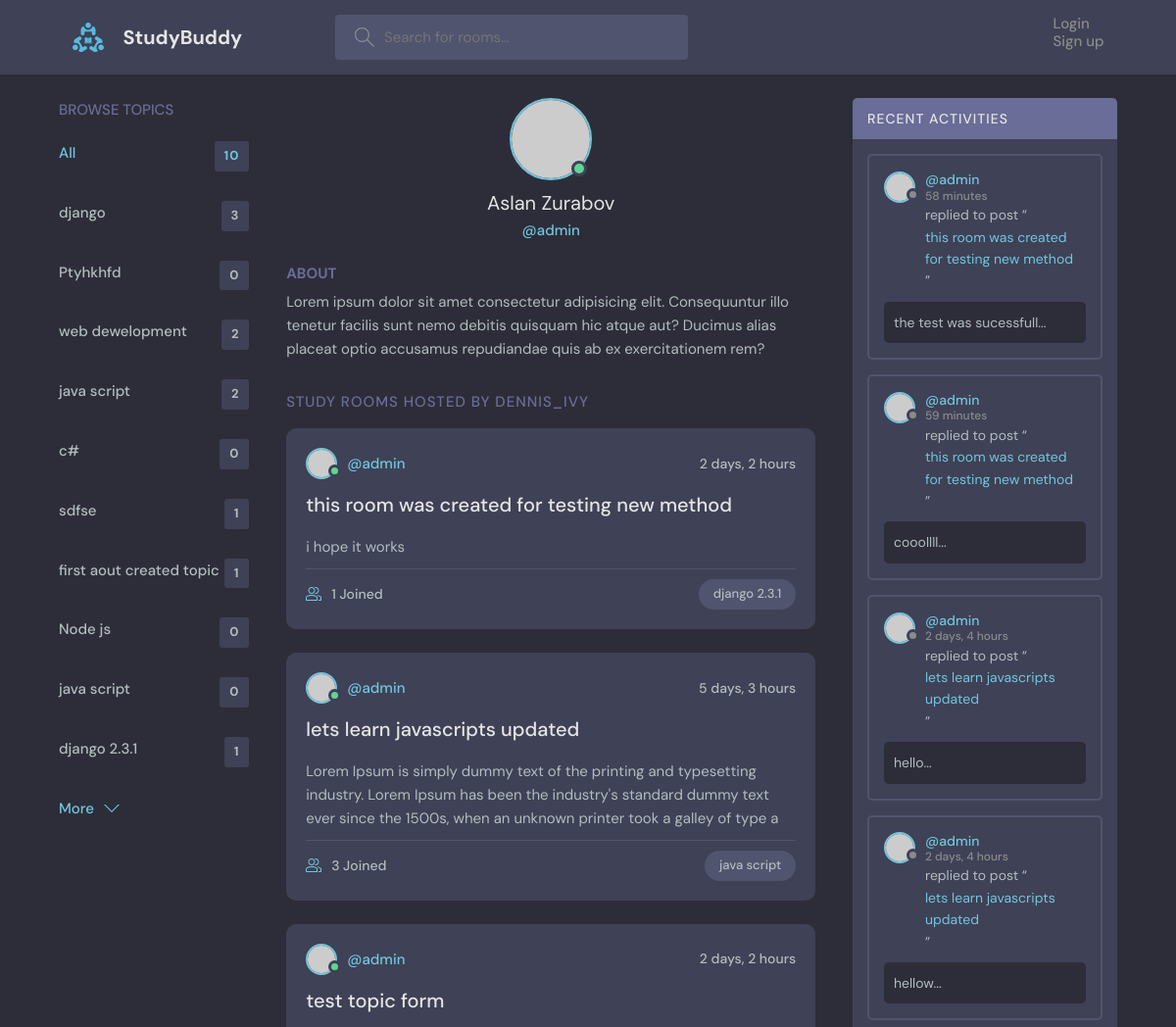
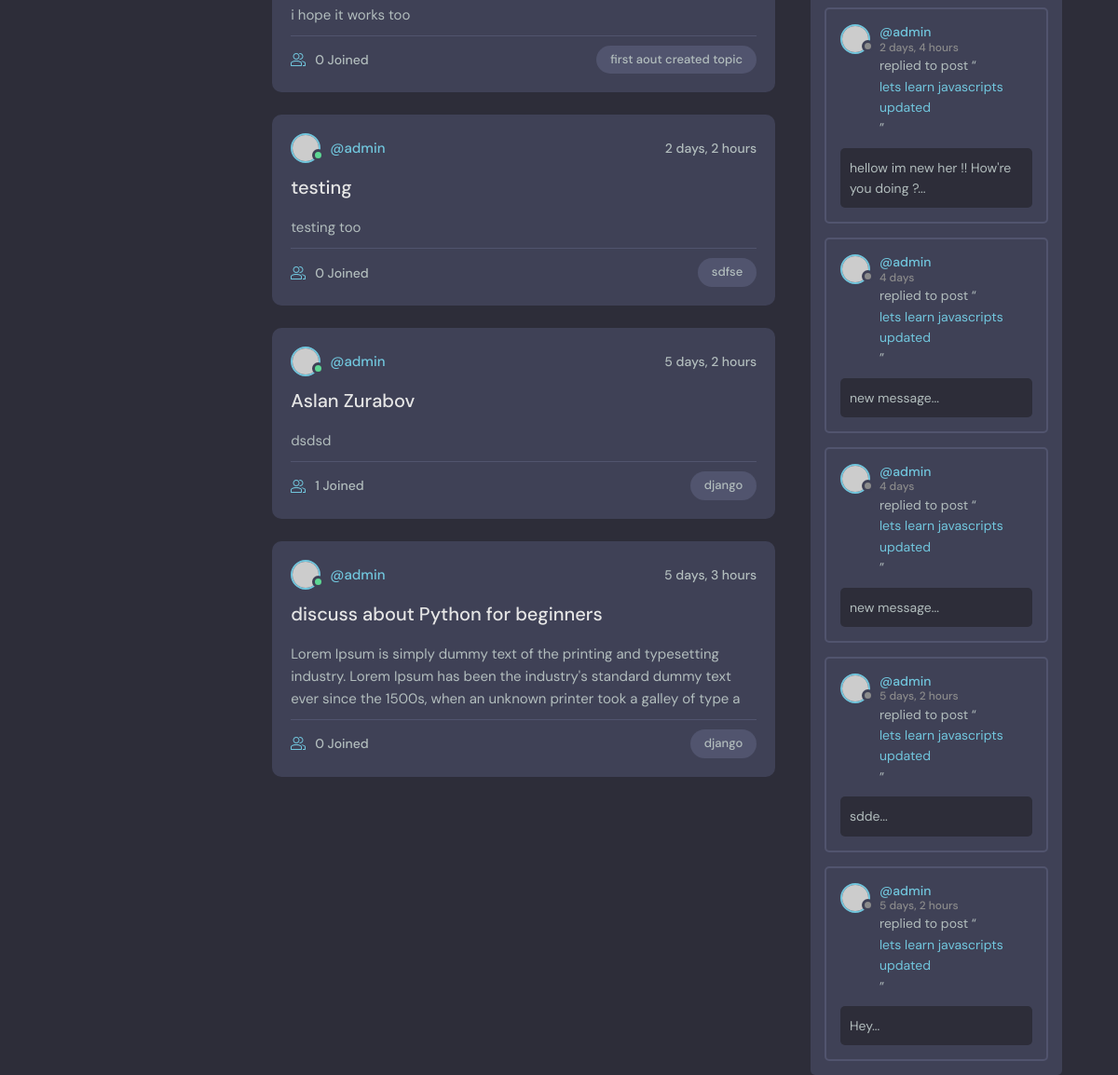
Before: /profile/1 with the older database file (2 pictures, top to bottom).
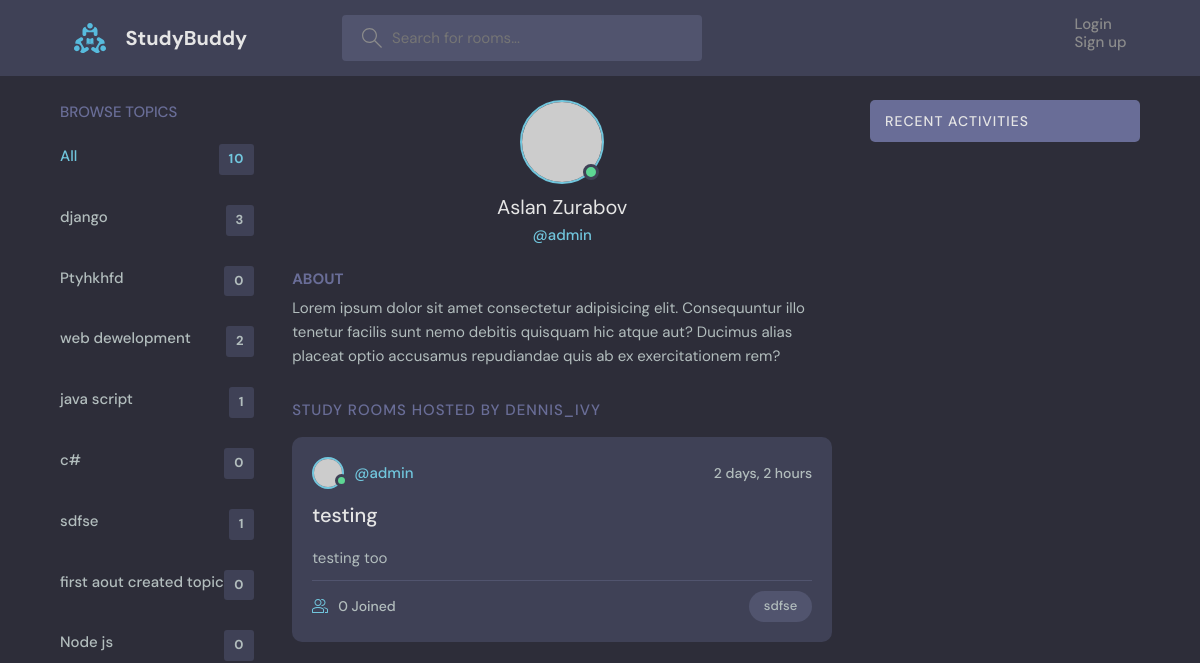
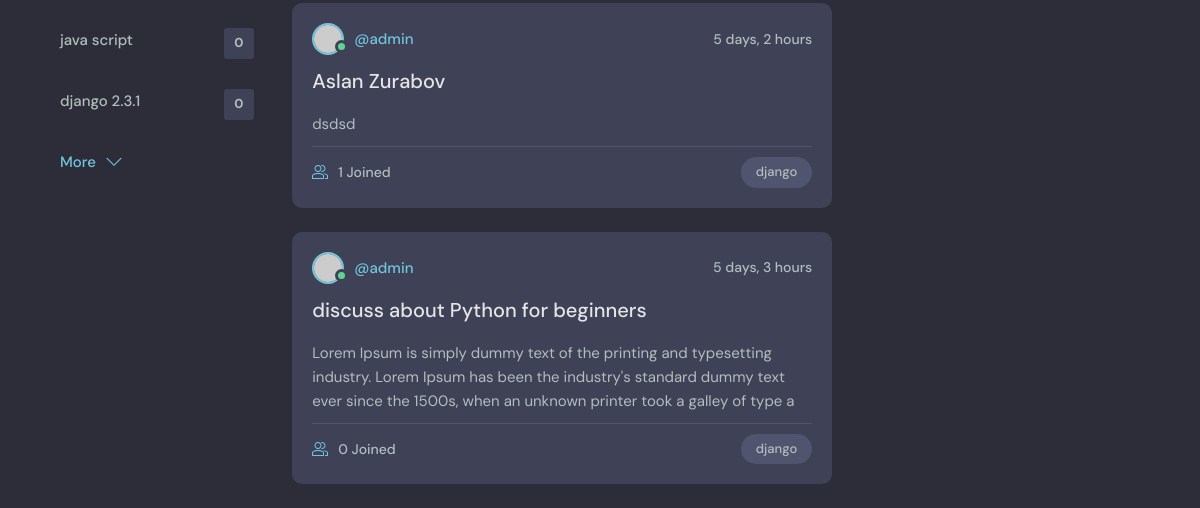
After: the same page with the newer database file (2 pictures, top to bottom).
### base/models.py (models this page shows, shortened)
class Topic(models.Model):
    name = models.CharField(max_length=200)
    def __str__(self):
        return self.name

class Room(models.Model):
    host =  models.ForeignKey(User,on_delete=models.SET_NULL, null=True)
    topic = models.ForeignKey(Topic,on_delete=models.SET_NULL, null=True,)
    name = models.CharField(max_length=200)
    description = models.TextField(null=True, blank=True)
    participants = models.ManyToManyField(User, related_name='participants', blank=True)
    updated = models.DateTimeField(auto_now=True)
    created = models.DateTimeField(auto_now_add=True)
    class Meta:
        ordering = ['-updated','-created']
    def get_absolute_url(self):
        return reverse('base:room', kwargs={'pk':self.id})

class Message(models.Model):
    user = models.ForeignKey(User,on_delete=models.CASCADE)
    room = models.ForeignKey(Room,on_delete=models.CASCADE)
    body = models.TextField()
    updated = models.DateTimeField(auto_now=True)
    created = models.DateTimeField(auto_now_add=True)
    def __str__(self):
        return self.body[:50] + '...'
    class Meta:
        ordering = ['-updated','-created']

### base/views.py (the view)
# urls.py: path('profile/<str:pk>',userProfile,name='user-profile'),
def userProfile(request,pk):
    user = User.objects.get(id=pk)
    rooms = user.room_set.all()
    topic = Topic.objects.all()
    room_messages = user.message_set.all()
    context = {'prof_user':user,
                'rooms':rooms,
                'topic':topic,
                'room_messages':room_messages
                }
    return render(request, 'profile.html',context=context)

### base/templates/base/profile.html (shortened to what this page needs)
{% extends 'main.html' %}
{% block content %}
  <main class="profile-page layout layout--3">
    <div class="container">
      {% include 'topic_component.html' %}
      <div class="roomList">
        <div class="profile">
          <div class="profile__avatar">
            <div class="avatar avatar--large active">
              <img src="https://randomuser.me/api/portraits/men/11.jpg" />
            </div>
          </div>
          <div class="profile__info">
            <h3>{{prof_user.first_name}} {{prof_user.last_name}}</h3>
            <p>@{{prof_user.username}}</p>
          </div>
          <div class="profile__about">
            <h3>About</h3>
            <p>
              Lorem ipsum dolor sit amet consectetur adipisicing elit. Consequuntur illo tenetur
              facilis sunt nemo debitis quisquam hic atque aut? Ducimus alias placeat optio
              accusamus repudiandae quis ab ex exercitationem rem?
            </p>
          </div>
        </div>
        <div class="roomList__header">
          <div>
            <h2>Study Rooms Hosted by dennis_ivy</a>
            </h2>
          </div>
        </div>
      {% include 'feed_component.html' %}
      </div>
      {% include 'activity_component.html' %}
    </div>
  </main>
{% endblock %}

### templates/main.html (shortened to what this page needs)
<!DOCTYPE html>
{% load static %}
<html lang="en">
  <head>
    <link rel="stylesheet" href="{% static 'style.css' %}" />
  </head>
  <body>
    {% include 'navbar.html' %}
    {% block content %}
    {% endblock %}
  </body>
</html>

### templates/navbar.html (shortened to what this page needs)
{% load static %}
 <header class="header header--loggedIn">
    <div class="container">
      <a href="{% url 'base:home' %}" class="header__logo">
        <img src="{% static 'logo.svg' %}" />
        <h1>StudyBuddy</h1>
      </a>
      <form class="header__search" action="{% url 'base:home' %}" method="get" >
        <label>
          <input type="text" name='q' placeholder="Search for rooms..." />
        </label>
      </form>
      <nav class="header__menu">
          {% if user.is_authenticated %}
          <div class="header__user">
            <a href="{% url 'base:user-profile' user.id %}">
              <div class="avatar avatar--medium active">
                <img src="https://randomuser.me/api/portraits/men/37.jpg" />
              </div>
              <p>{{user.first_name}} {{user.last_name}}<span>@{{user.username}}</span></p>
            </a>
            <button class="dropdown-button">
              <svg version="1.1" xmlns="http://www.w3.org/2000/svg" width="32" height="32" viewBox="0 0 32 32">
                <title>chevron-down</title>
                <path d="M16 21l-13-13h-3l16 16 16-16h-3l-13 13z"></path>
              </svg>
            </button>
          </div>
          <div class="dropdown-menu">
            <a href="{% url 'base:edit_user' user.id %}" class="dropdown-link"
              ><svg version="1.1" xmlns="http://www.w3.org/2000/svg" width="32" height="32" viewBox="0 0 32 32">
                <title>tools</title>
                <path
                  d="M27.465 32c-1.211 0-2.35-0.471-3.207-1.328l-9.392-9.391c-2.369 0.898-4.898 0.951-7.355 0.15-3.274-1.074-5.869-3.67-6.943-6.942-0.879-2.682-0.734-5.45 0.419-8.004 0.135-0.299 0.408-0.512 0.731-0.572 0.32-0.051 0.654 0.045 0.887 0.277l5.394 5.395 3.586-3.586-5.394-5.395c-0.232-0.232-0.336-0.564-0.276-0.887s0.272-0.596 0.572-0.732c2.552-1.152 5.318-1.295 8.001-0.418 3.274 1.074 5.869 3.67 6.943 6.942 0.806 2.457 0.752 4.987-0.15 7.358l9.392 9.391c0.844 0.842 1.328 2.012 1.328 3.207-0 2.5-2.034 4.535-4.535 4.535zM15.101 19.102c0.26 0 0.516 0.102 0.707 0.293l9.864 9.863c0.479 0.479 1.116 0.742 1.793 0.742 1.398 0 2.535-1.137 2.535-2.535 0-0.668-0.27-1.322-0.742-1.793l-9.864-9.863c-0.294-0.295-0.376-0.74-0.204-1.119 0.943-2.090 1.061-4.357 0.341-6.555-0.863-2.631-3.034-4.801-5.665-5.666-1.713-0.561-3.468-0.609-5.145-0.164l4.986 4.988c0.391 0.391 0.391 1.023 0 1.414l-5 5c-0.188 0.188-0.441 0.293-0.707 0.293s-0.52-0.105-0.707-0.293l-4.987-4.988c-0.45 1.682-0.397 3.436 0.164 5.146 0.863 2.631 3.034 4.801 5.665 5.666 2.2 0.721 4.466 0.604 6.555-0.342 0.132-0.059 0.271-0.088 0.411-0.088z"
                ></path>
              </svg>
              Settings</a
            >
            <a href="{% url 'base:logout' %}" class="dropdown-link"
              ><svg version="1.1" xmlns="http://www.w3.org/2000/svg" width="32" height="32" viewBox="0 0 32 32">
                <title>sign-out</title>
                <path
                  d="M3 0h22c0.553 0 1 0 1 0.553l-0 3.447h-2v-2h-20v28h20v-2h2l0 3.447c0 0.553-0.447 0.553-1 0.553h-22c-0.553 0-1-0.447-1-1v-30c0-0.553 0.447-1 1-1z"
                ></path>
                <path
                  d="M21.879 21.293l1.414 1.414 6.707-6.707-6.707-6.707-1.414 1.414 4.293 4.293h-14.172v2h14.172l-4.293 4.293z"
                ></path>
              </svg>
              Logout</a
            >
          </div>
        {% else %}
          <a href="{% url 'base:login' %}">
            <p>Login</p>
          </a>
          <a href="{% url 'base:register' %}">
            <p>Sign up</p>
          </a>
          {% endif %}
        </nav>
    </div>
  </header>

### base/templates/base/topic_component.html
<div class="topics">
   <div class="topics__header">
     <h2>Browse Topics</h2>
   </div>
   <ul class="topics__list">
     <li>
       <a href="{% url 'base:home' %}" class="active">All <span>{{topic.count}}</span></a>
     </li>
     {% for tpc in topic %}
     <li>
       <a href="{% url 'base:home' %}?q={{tpc.name}}">{{tpc}} <span>{{tpc.room_set.all.count}}</span></a>
     </li>
     {% endfor %}
   </ul>
   <a class="btn btn--link" href="topics.html">
     More
     <svg version="1.1" xmlns="http://www.w3.org/2000/svg" width="32" height="32" viewBox="0 0 32 32">
       <title>chevron-down</title>
       <path d="M16 21l-13-13h-3l16 16 16-16h-3l-13 13z"></path>
     </svg>
   </a>
 </div>

### base/templates/base/feed_component.html (shortened to what this page needs)
{% for room in rooms %}
<div class="roomListRoom">
    <div class="roomListRoom__header">
      <a href="profile.html" class="roomListRoom__author">
        <div class="avatar avatar--small active">
          <img src="https://randomuser.me/api/portraits/men/11.jpg" />
        </div>
        <span>@{{room.host.username}}</span>
      </a>
      <div class="roomListRoom__actions">
        <span>{{room.created|timesince}}</span>
      </div>
    </div>
    <div class="roomListRoom__content">
      <a href="{{room.get_absolute_url}}">{{ room.name }}</a>
      <p>
        {{room.description|slice:':200'}}
      </p>
    </div>
    <div class="roomListRoom__meta">
      <a class="roomListRoom__joined">
        {{room.participants.count}} Joined
      </a>
      <p class="roomListRoom__topic">{{room.topic.name}}</p>
    </div>
  </div>
  {% endfor %}

### base/templates/base/activity_component.html (shortened to what this page needs)
        <div class="activities">
            <div class="activities__header">
              <h2>Recent Activities</h2>
            </div>
            {% for message in room_messages %}
            <div class="activities__box">
              <div class="activities__boxHeader roomListRoom__header">
                <a href="{% url 'base:user-profile' message.user.id %}" class="roomListRoom__author">
                  <div class="avatar avatar--small">
                    <img src="https://randomuser.me/api/portraits/women/11.jpg" />
                  </div>
                  <p>
                    @{{message.user}}
                    <span>{{message.created|timesince}}</span>
                  </p>
                </a>
              </div>
              <div class="activities__boxContent">
                <p>replied to post “<a href="{% url 'base:room' message.room.id%}">{{message.room.name}}</a>”</p>
                <div class="activities__boxRoomContent">
                  {{message}}
                </div>
              </div>
            </div>
            {% endfor %}
          </div>

Changed rows visible on the page:
removed Room: host.username "admin", created "2 days, 2 hours", name "this room was created for testing new method", description "i hope it works", participants.count "1", topic.name "django 2.3.1"
removed Room: host.username "admin", created "5 days, 3 hours", name "lets learn javascripts updated", description "Lorem Ipsum is simply dummy text of the printing and typesetting industry. Lorem Ipsum has been the industry's standard dummy text ever since the 1500s, when an unknown printer took a galley of type a", participants.count "3", topic.name "java script"
removed Room: host.username "admin", created "2 days, 2 hours", name "test topic form", description "i hope it works too", participants.count "0", topic.name "first aout created topic"
removed Message: user "admin", created "58 minutes", room.name "this room was created for testing new method", body "the test was sucessfull..."
removed Message: user "admin", created "59 minutes", room.name "this room was created for testing new method", body "cooollll..."
removed Message: user "admin", created "2 days, 4 hours", room.name "lets learn javascripts updated", body "hello..."
removed Message: user "admin", created "2 days, 4 hours", room.name "lets learn javascripts updated", body "hellow..."
removed Message: user "admin", created "2 days, 4 hours", room.name "lets learn javascripts updated", body "hellow im new her !! How're you doing ?..."
removed Message: user "admin", created "4 days", room.name "lets learn javascripts updated", body "new message..."
removed Message: user "admin", created "4 days", room.name "lets learn javascripts updated", body "new message..."
removed Message: user "admin", created "5 days, 2 hours", room.name "lets learn javascripts updated", body "sdde..."
removed Message: user "admin", created "5 days, 2 hours", room.name "lets learn javascripts updated", body "Hey..."
computed for Topic (number 4 of 10 on the later page): room_set.all.count "2" → "1"
computed for Topic "first aout created topic": room_set.all.count "1" → "0"
computed for Topic "django 2.3.1": room_set.all.count "1" → "0"
